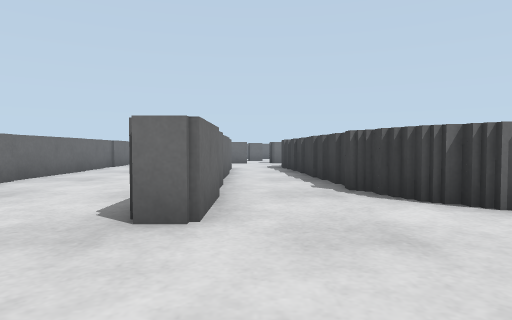
view 1 (above)

24 first-person views from a walk through a robot-simulator world made for Gazebo. The camera is 0.35 m above the floor, tilts 2° down and sees 75° across. The floor is counted in squares, 0.5 m on a side. Each view is taken from the middle of a square. On the plan, view 1 faces up. The plan holds only what a view shows up to about 10 squares ahead; the rest is blank. The place goes on beyond the plan.

view 2
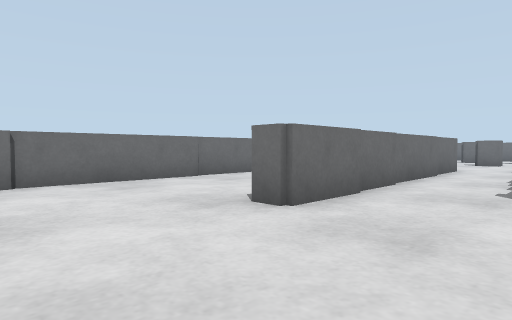

view 3
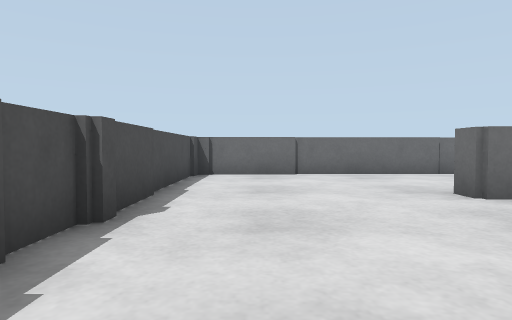

view 4
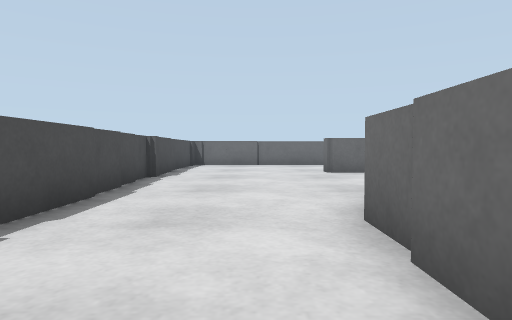

view 5
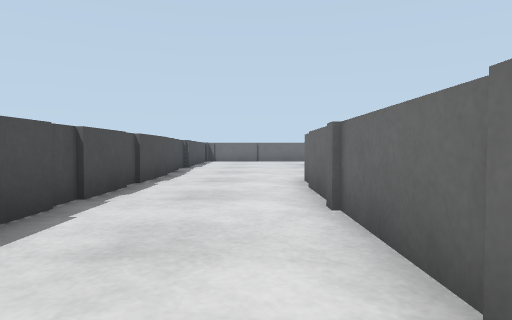

view 6
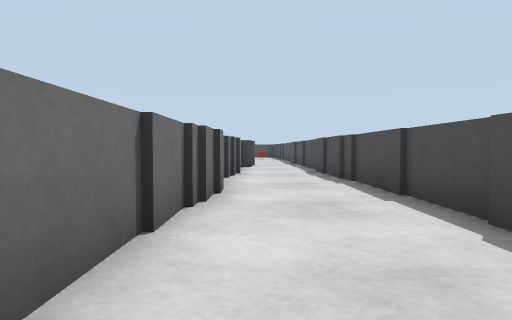

view 7
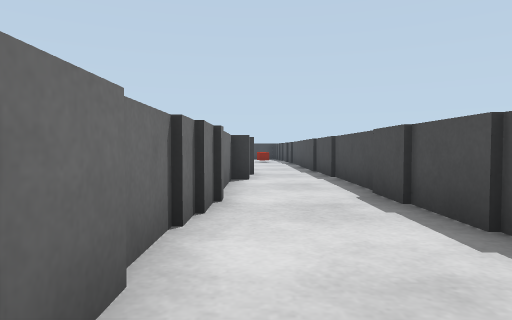

view 8
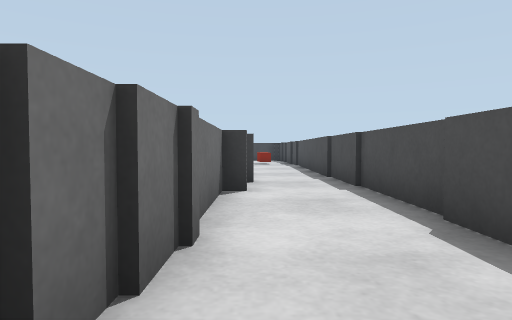

view 9
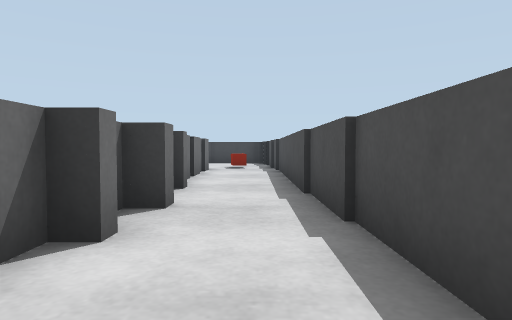

view 10
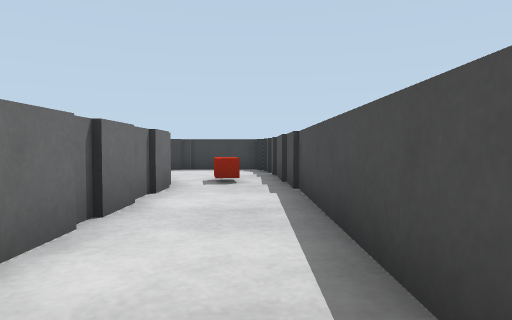

view 11
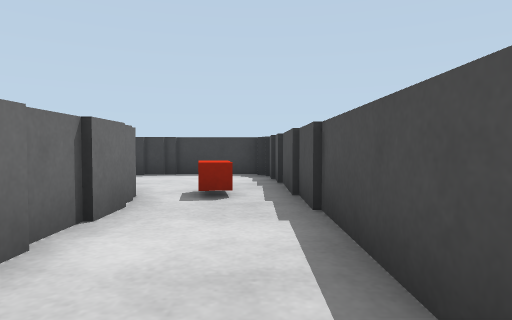

view 12
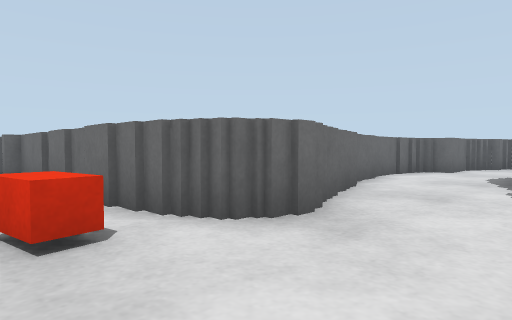

view 13
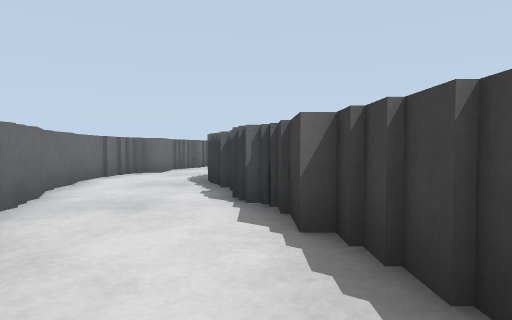

view 14
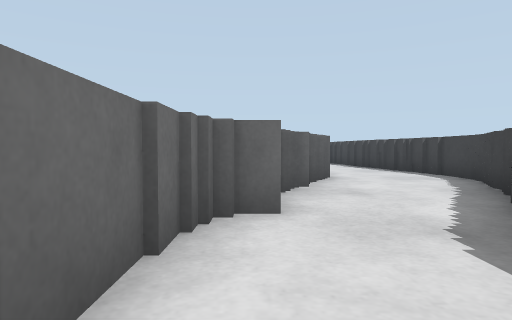

view 15
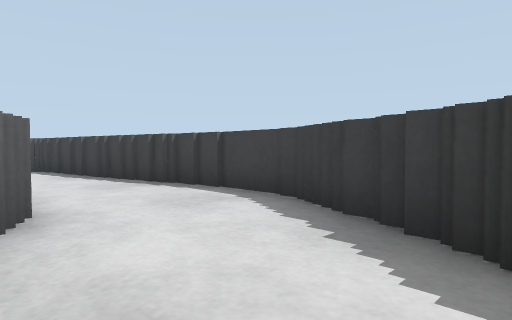

view 16
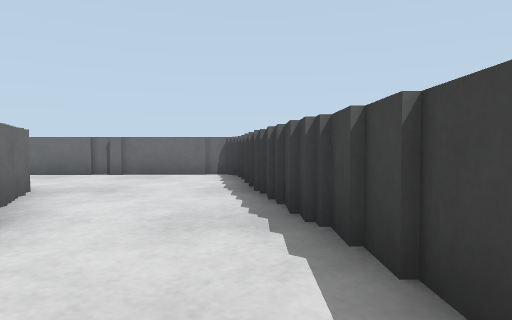

view 17
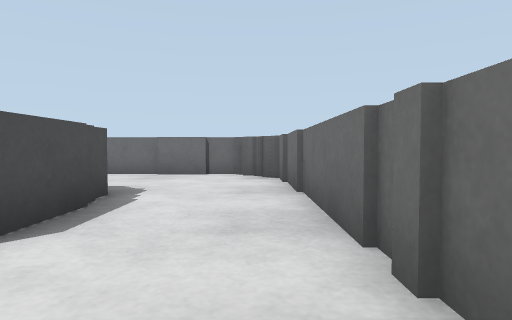

view 18
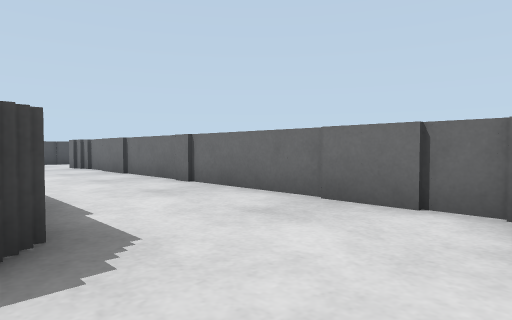

view 19
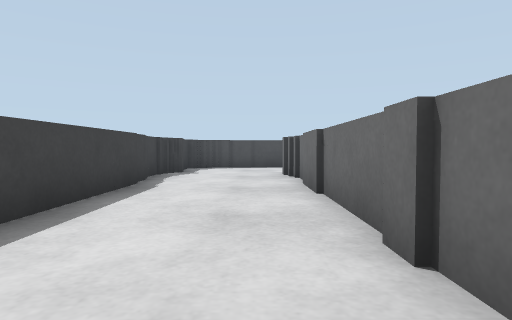

view 20
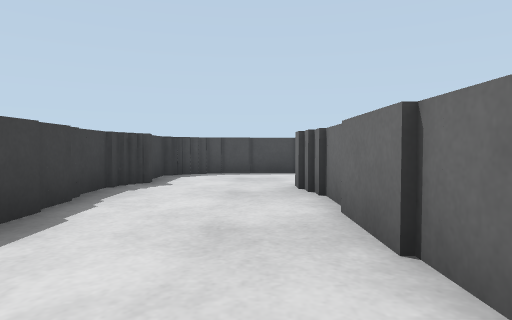

view 21
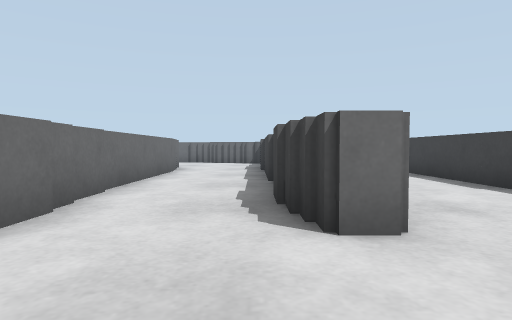

view 22
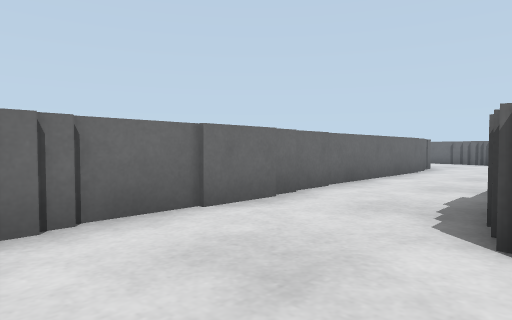

view 23
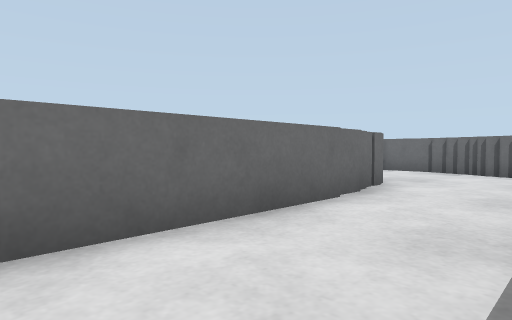

view 24
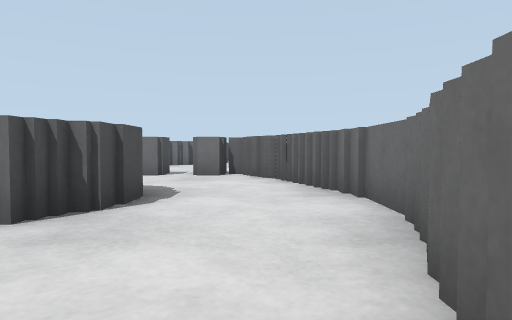

### Floor plan
Key: @ floor where view 1 was taken; # wall or solid block; . floor; B red box.
Columns run from 5 left of view 1 to 36 right of it. Each row starts with its distance up from view 1.
 23                       #####  ############
 22                     ###...####..........#
 21                    ##........#..........#
 20                    #........ #...### ...#
 19                    ....###.. #...#  #...##
 18                    #.    #.. #...   ##...#
 17                          #.. #...     ...#
 16                          #...#...#     ..#
 15                          #...#...#   ##..#
 14                          #...#...#   #...#
 13                          #...#...#  ##...#
 12                          #...#...#  #...##
 11     #.                   #...#...# ##..##
 10 #.  #..#                 #...#...# #...
  9 #.. #..#                 #...#...# #..
  8 #.. #..#                 #.......# #..##
  7 #.. #..#                 ##......# #...#
  6 #...#..#                  #....### ##..#
  5 #...#..##                    ###    #..##
  4 #...#...#                           #...#
  3 #........                           #...#
  2 #..........##########################...#
  1 #..........................##.......B...#
  0 #....@..................................#
 -1 #............... ########################
 -2 ################

Positions as (right, up) in squares from view 1, and headings:
1: (0, 0), facing up
2: (2, 0), facing up-left
3: (4, 0), facing left
4: (9, 1), facing left
5: (13, 1), facing left
6: (9, 1), facing right
7: (14, 1), facing right
8: (16, 1), facing right
9: (19, 0), facing right
10: (24, 0), facing right
11: (26, 0), facing right
12: (34, 0), facing up-left
13: (34, 1), facing up
14: (31, 7), facing up
15: (32, 11), facing up-right
16: (35, 14), facing up
17: (33, 22), facing left
18: (28, 22), facing down-left
19: (25, 18), facing down
20: (25, 15), facing down
21: (23, 6), facing up
22: (24, 6), facing up-left
23: (23, 12), facing up-left
24: (23, 21), facing left
